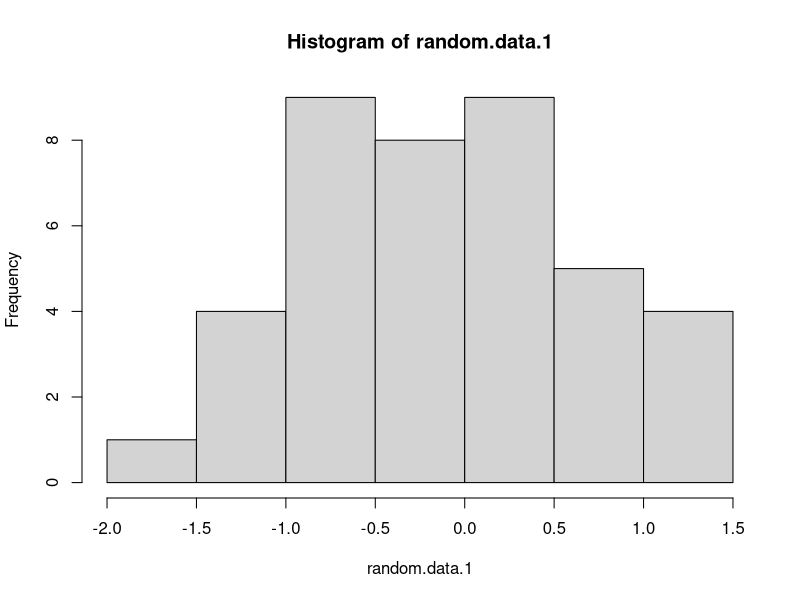
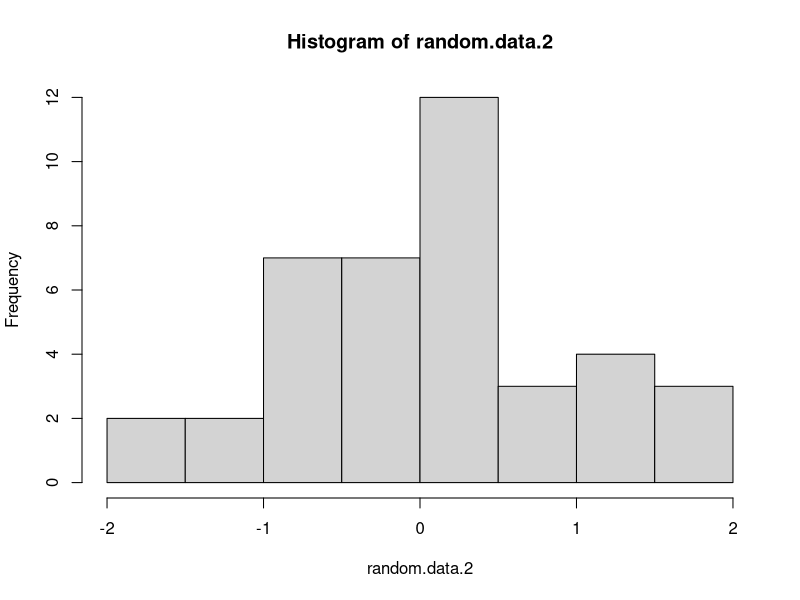
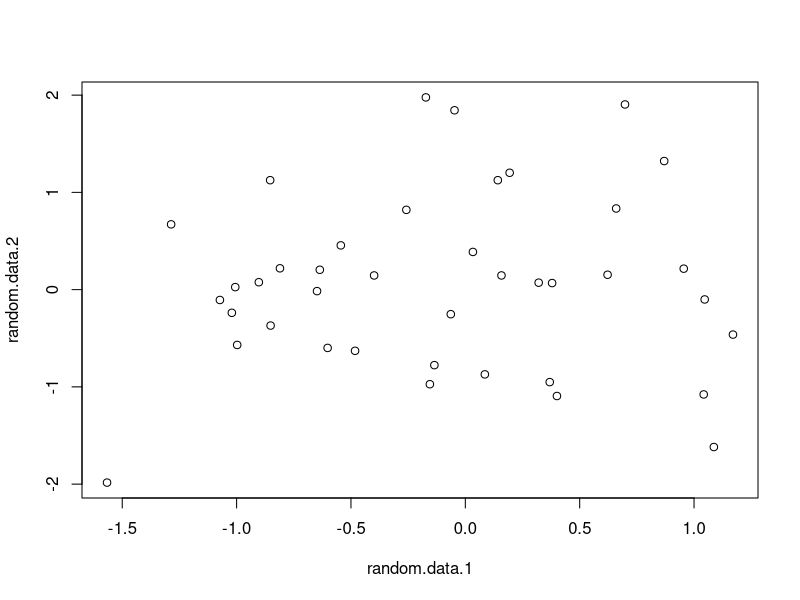
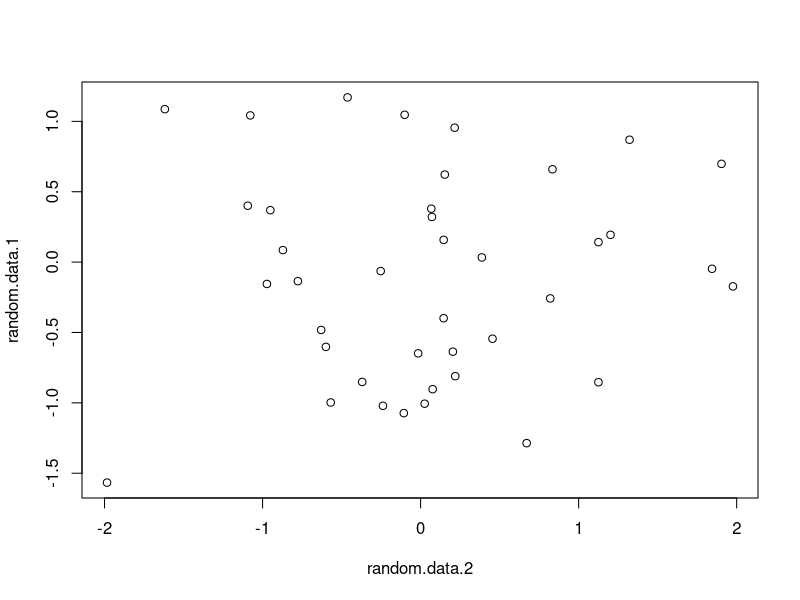
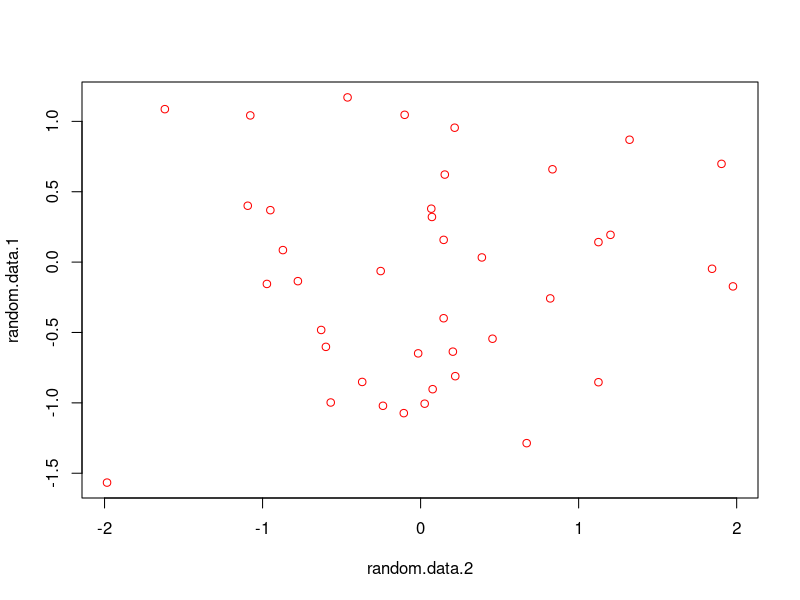
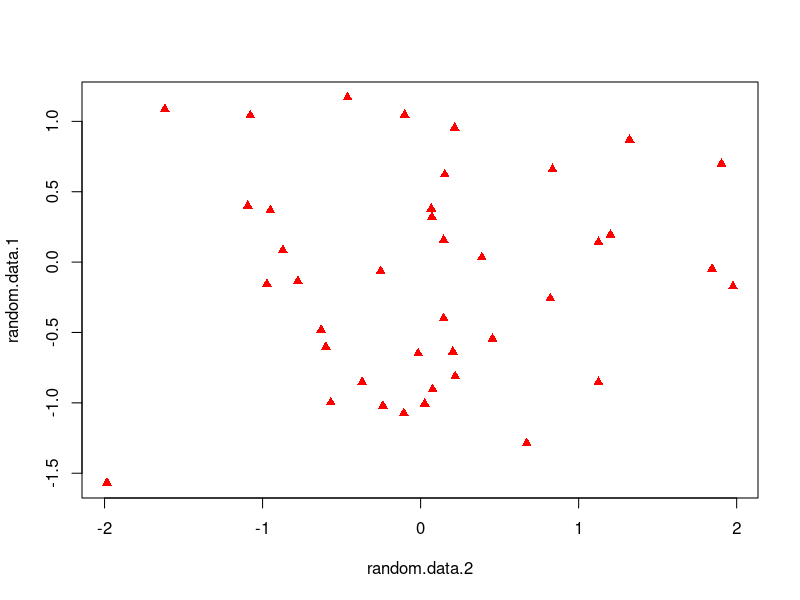
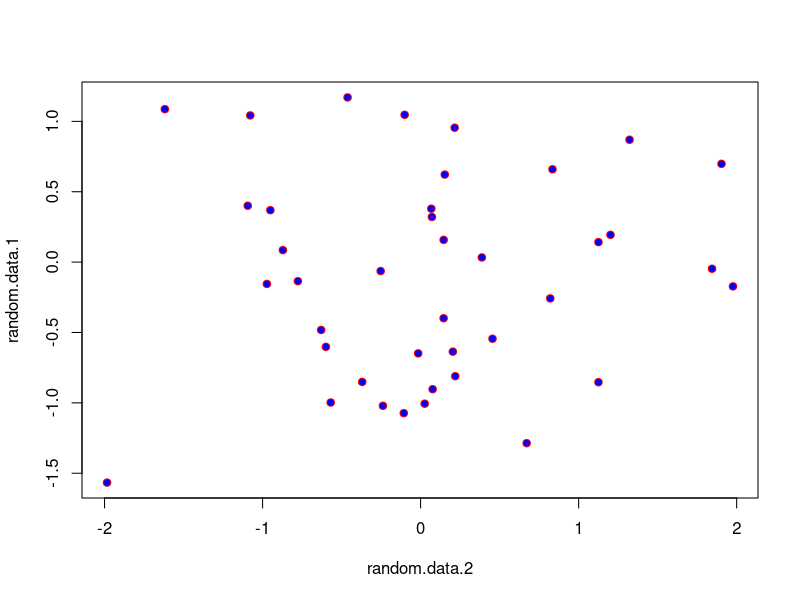
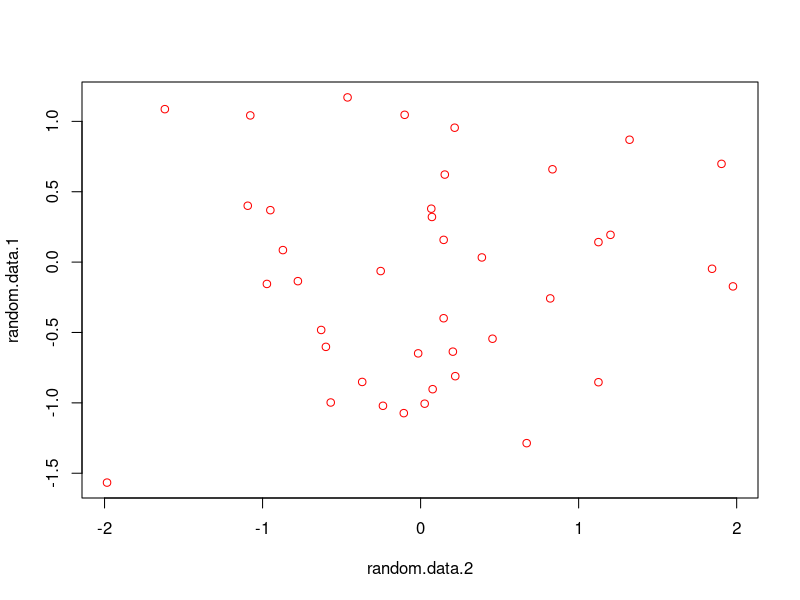

Write R code to recreate these figures, in order. (Note: this script raises an error after producing the figures.)
##BIOL709B
#Class 1 notes
#Nate Swenson - swenson@umd.edu
#31-aug-2017


##working.directories
################################
#find out what your working directory is
getwd()

#set your working directory or use drop down
setwd("/Users/ngswenson/GitHub")

#see change
getwd()

#list all files in working directory
list.files(getwd())

list.files()

################################
## some very simple calculations
################################
#addition
15+2

#subtraction
15-2

#multiplication
15*2

#division
15/2


################################
## HELP ME!!!!
################################
??PCA

?princomp


################################
## Create an object
################################
#make an object called tot.rain and assign it a value of 50.2
tot.rain = 50.2

#add a value to tot.rain
tot.rain+22.1
tot.rain.new = tot.rain+22.1
tot.rain.new

#case matters
#Tot.rain+22.1

#make a new rainfall object
tot.rain.2 = 22.1

#different way of assigning <- instead of =
tot.rain.2 <- 22.1
tot.rain.2

#== is not assignment. More like asking is it equal to
tot.rain.2 == 22.1
tot.rain.2 == 22.2

#ask if it is NOT (!) equal to
tot.rain.2 != 22.2

#add objects
tot.rain + tot.rain.2 

#concatenate components of objects
all.rain.data = c(tot.rain, tot.rain.2)

#lets generate 40 random numbers from a normal distribution with an expected mean of 0 and sd of 1
random.data.1 = rnorm(40, mean = 0, sd = 1)

random.data.1

# a second random dataset
random.data.2 = rnorm(40, mean = 0, sd = 1)

#how many values in this vector object
length(random.data.1)

#list all objects currently in workspace
ls()

################################
## Basic plotting 
################################
#plot a histogram of the data
hist(random.data.1)

#plot a histogram of the data
hist(random.data.2)

#a bivariate plot with data.1 on x and data.2 on y
plot(random.data.1, random.data.2)

#a bivariate plot, but this time using a model call where data.1 is regressed (~) onto data.2
plot(random.data.1 ~ random.data.2)

#color outlines of the symbols red
plot(random.data.1 ~ random.data.2, col="red")

#change pch to change symbol
plot(random.data.1 ~ random.data.2, col="red", pch =17)

#change pch here to fill in symbol with a background of blue
plot(random.data.1 ~ random.data.2, col="red", pch =21, bg="blue")

#original with red outline
plot(random.data.1 ~ random.data.2, col="red")

#plot data with blue background and x and y labels (xlab and ylab)
plot(random.data.1 ~ random.data.2, col="red", pch =21, bg="blue", xlab="rainfall", ylab="temperature")


################################
## Reading in txt or csv files
################################
setwd("/Users/ngswenson/GitHub/Swenson709Bfall2017/Homework.1")
#read in example csv file using read.table command
my.prod.dat = read.table("my.prod.data.csv",sep=",",header=T)

#read in example csv file using read.csv command
my.prod.dat.alt = read.csv("my.prod.data.csv")

#read in example csv txt using read.table command
my.prod.dat.txt =read.table("my.prod.data.txt",sep="\t",header=T)


################################
## Writing out files as txt or csv
################################
#write out tables using write.table command, but using different delimitors (sep's)
write.table(my.prod.dat,"my.prod.new.data.csv",sep=",",row.names=F,col.names=T,quote=F)
write.table(my.prod.dat,"my.prod.new.data.txt",sep="\t",row.names=F,col.names=T,quote=F)

################################
## LOOK AT THE DATA!!!!
################################
#look at first 6 values of object
head(my.prod.dat)

#how many rows does it have?
nrow(my.prod.dat)

#how many columns does it have?
ncol(my.prod.dat)

#what are the dimensions of the object (nrows, ncols, depth?)
dim(my.prod.dat)

#look at just one column. here column 2
my.prod.dat[,2]

#look at just one row. here row 3
my.prod.dat[3,]

#call out only rows where the continent is "Asia"
my.prod.dat[my.prod.dat$continent=="Asia",]

#call out only rows where the continent is "Europe"
my.prod.dat[my.prod.dat$continent=="Europe",]

#call out only rows where the continent is "Asia" using subset
subset(my.prod.dat, my.prod.dat$continent=="Asia")

#call out only rows where the continent is "forest" using subset
subset(my.prod.dat, my.prod.dat$site == "forest")

#look at the structure of an object
str(my.prod.dat)

#calculate the sum of the values in column 2
sum(my.prod.dat[,2])

#calculate the mean of the values in column 2
mean(my.prod.dat[,2])

#calculate the sd and var of the values in column 2
sd(my.prod.dat[,2])
var(my.prod.dat[,2])

#plot a boxplot of data logging column 2
boxplot(log(my.prod.dat[,2])~my.prod.dat[,1])

#plot a biplot of data logging column 2
plot(my.prod.dat[,3]~log(my.prod.dat[,2]))

#plot a biplot of data logging column 2 while coloring points based on column 4
plot(my.prod.dat[,3]~log(my.prod.dat[,2]),pch=21,bg=my.prod.dat[,4])

#tell R you are going to make a image with 3 plots where there is 1 row and 3 columns
par(mfrow = c(1,3))

#replot all 3 types of plots
boxplot(log(my.prod.dat[,2])~my.prod.dat[,1])
plot(my.prod.dat[,3]~log(my.prod.dat[,2]))
plot(my.prod.dat[,3]~log(my.prod.dat[,2]),pch=21,bg=my.prod.dat[,4])

################################
## Make some data
################################
#This is how I madee the original fake dataset. I made a data.frame
my.next.prod.dat = data.frame(site = c("swamp","swamp","forest","forest","desert","desert","grassland","grassland"), sp.rich = c(10,5,1000,500,2,5,10,25), productivity = c(0.25,.11,1.99,1.5, 0.11,.05, 1.25,1.00), continent=c("Asia","Europe","Asia","Europe","Asia","Europe","Asia","Europe"))

#Make a vector with a series of 7 numbers from 1 to 7
series.mat = c(1:7)

#make an empty vector of NA's with 6 of them using the repete (rep()) function
empty.vec = rep(NA,6)

#make a matrix with 12 values in 3 rows from 1 to 12
matrix(1:12,nrow=3)

#transpose a matrix
transposed.mat = t(matrix(1:12,nrow=3))

#calculate the sum of each row
rowSums(transposed.mat)

#calculate the sum of each column
colSums(transposed.mat) 


################################
## Basic analyses
################################
#perform a simple linear regression model regressing productivity onto species richness
lm(my.prod.dat$productivity ~ log(my.prod.dat$sp.rich))

#get summary info from this model by wrapping the original code in summary()
summary(lm(my.prod.dat$productivity ~ log(my.prod.dat$sp.rich)))

#assign output
mod.output = summary(lm(my.prod.dat$productivity ~ log(my.prod.dat$sp.rich)))

#run some anovas
summary(aov(my.prod.dat$productivity ~ my.prod.dat$continent))
summary(aov(my.prod.dat$productivity ~ my.prod.dat$site))

#do a posthoc pairwise comparison analysis using TukeyHSD
TukeyHSD(aov(my.prod.dat$productivity ~ my.prod.dat$site))

#again, how to subset data, but choosing appropriate rows in only a single column (productivity)
my.prod.dat
my.prod.dat[my.prod.dat$continent=="Asia","productivity"]
my.prod.dat[my.prod.dat$continent=="Europe","productivity"]

#run a t.test on productivity in Asia vs Europe
t.test(my.prod.dat[my.prod.dat$continent=="Asia","productivity"],my.prod.dat[my.prod.dat$continent=="Europe","productivity"])


################################
## Write some loops
################################

#look at the empty vector we made
empty.vec

for(i in 1:3){ 
	empty.vec[i] = i+1
}

#what changed and why
empty.vec

################################
## Write a function
################################
#let's make a simple function. Here the function will take an input, add a value of 10 to whatever is given and then return the new value
my.func = function(x){
	my.output = x+10
	return(my.output)
}

#for a single input
my.func(12)

#for a vector of values
my.func(c(1:12))






